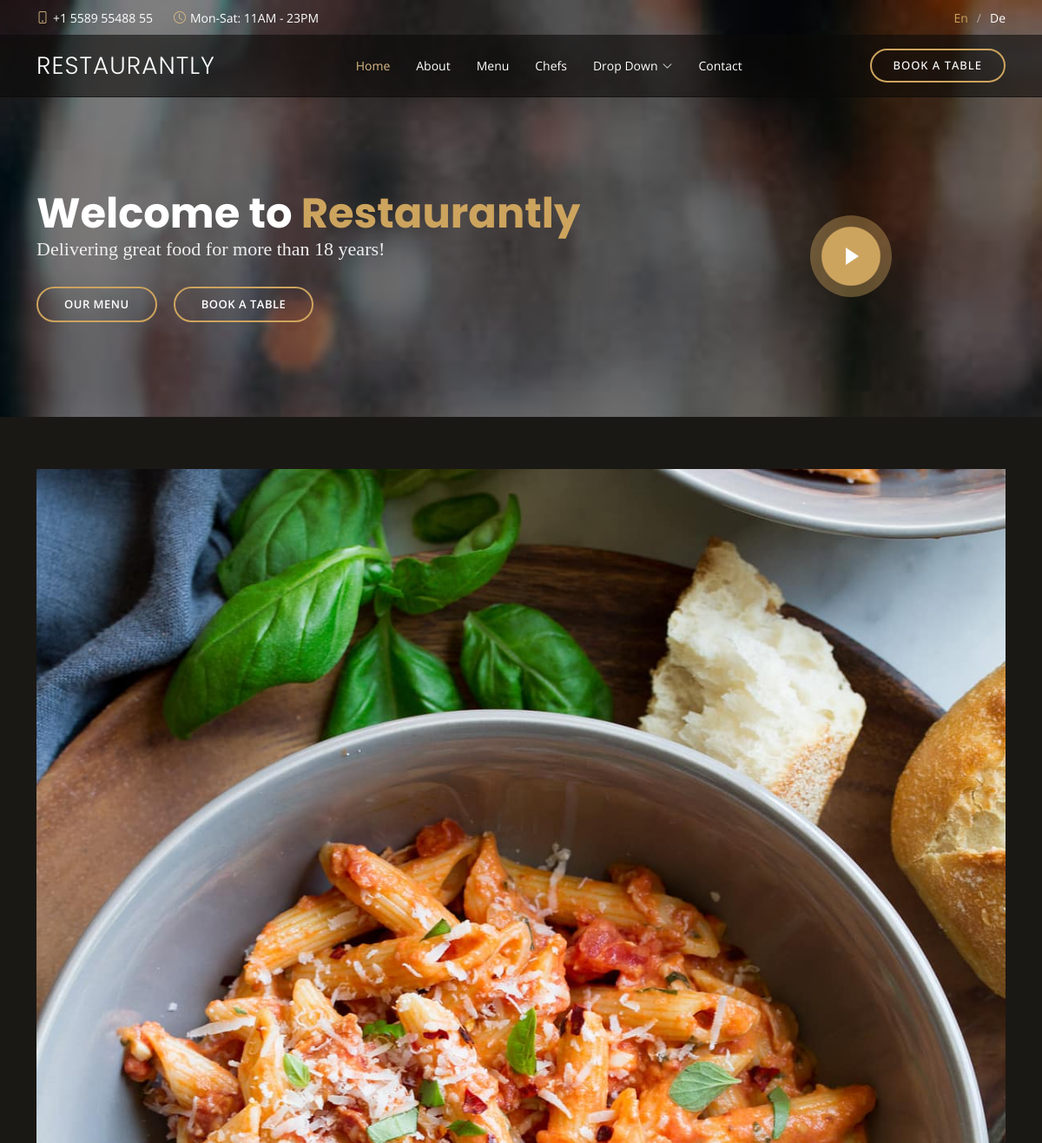
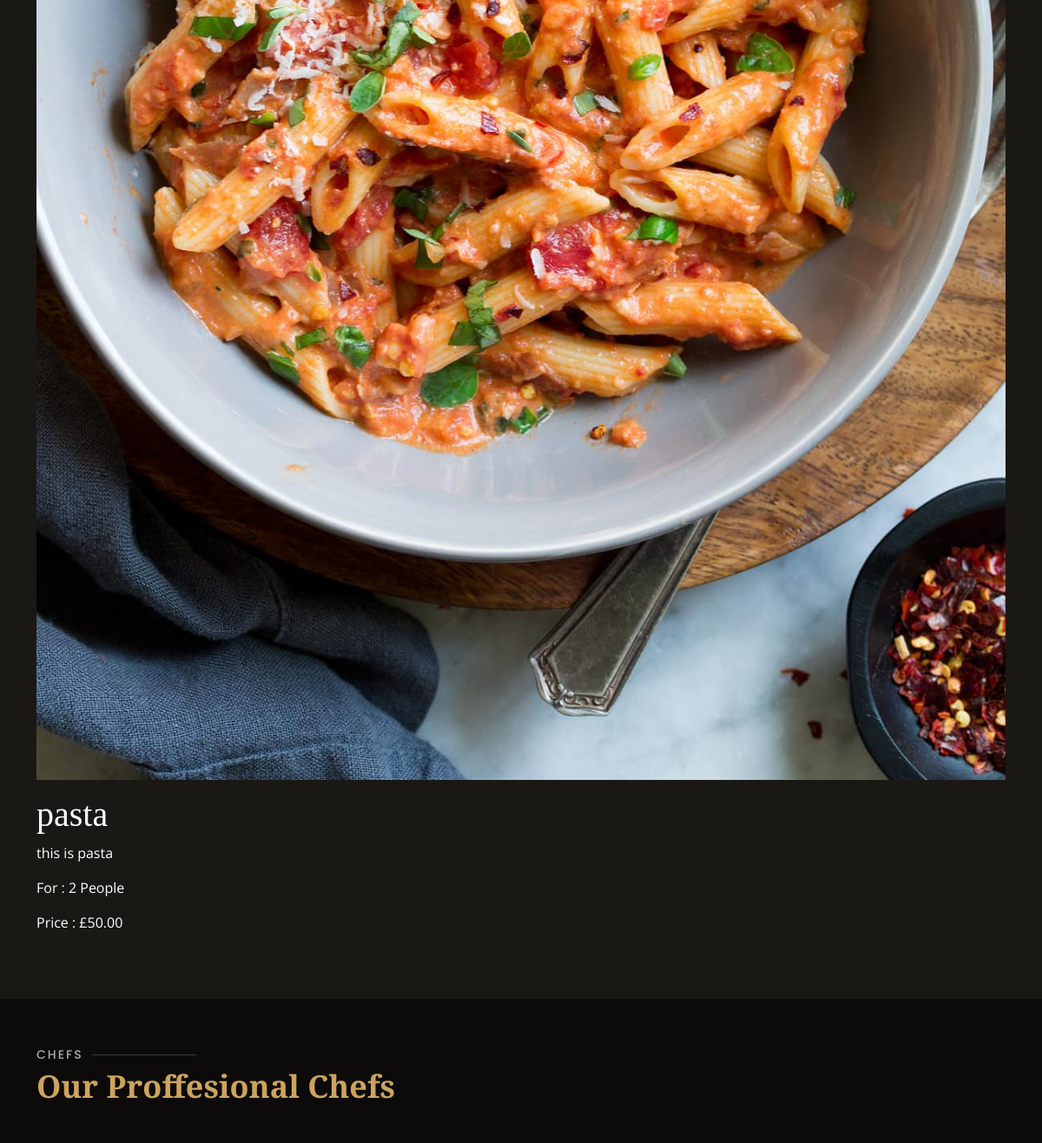
The app's page /hotel/pasta/ (upper part), older data (2 pictures, top to bottom).
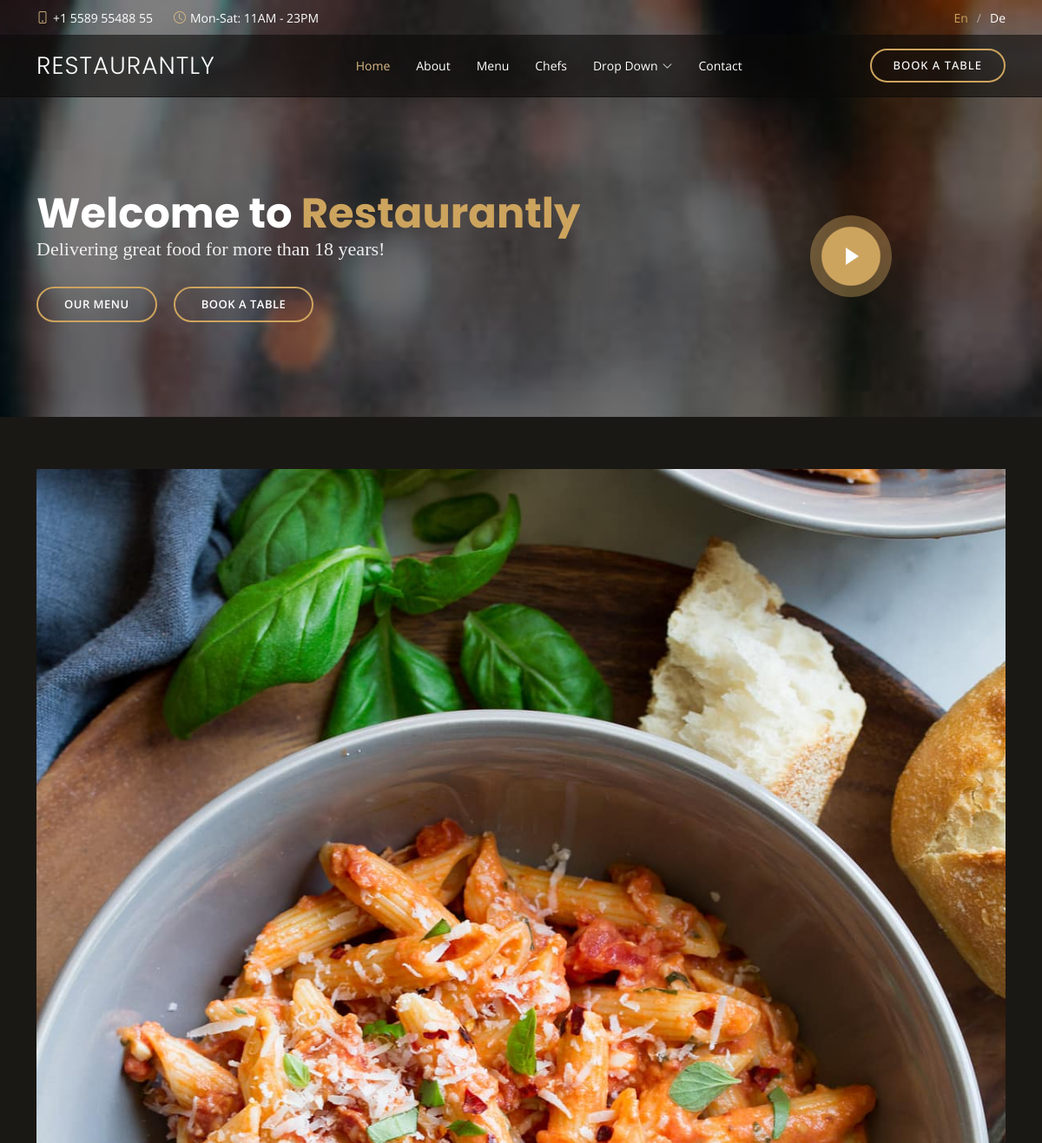
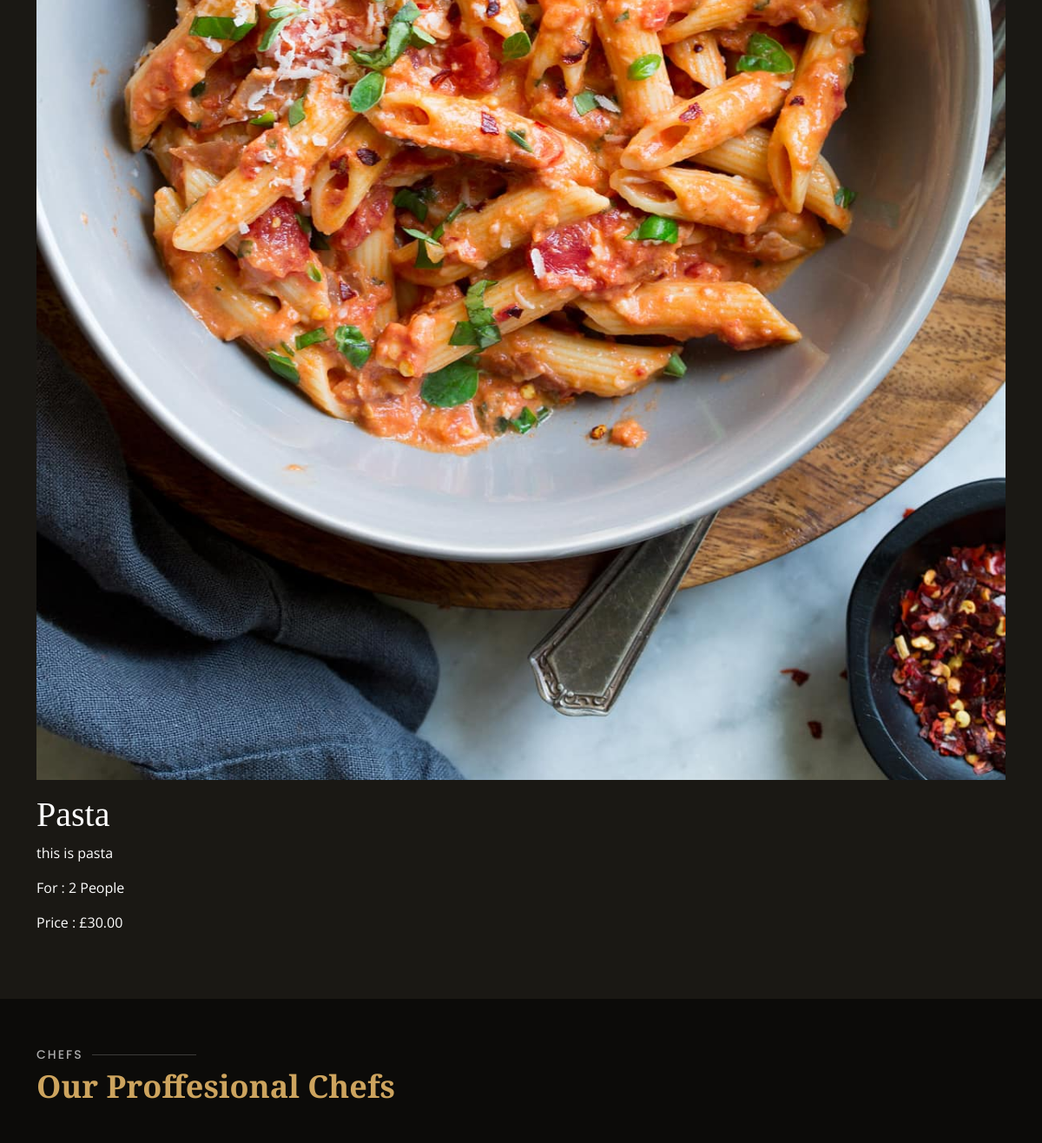
The same page, newer data (2 pictures, top to bottom).
### hotel/models.py (models this page shows, shortened)
class Meals(models.Model):
    name = models.CharField(max_length=50)
    description = models.TextField(max_length=500)
    category = models.ForeignKey('Category', on_delete=models.SET_NULL, null=True)
    people = models.IntegerField()
    price = models.DecimalField(max_length=5, decimal_places=2, max_digits=5)
    image = models.ImageField(upload_to='hotel/')
    slug = models.SlugField(blank=True, null=True)
    class Meta:
        verbose_name = 'meal'
        verbose_name_plural = 'meals'
    def __str__(self):
        return self.name

### hotel/views.py (the view)
# urls.py: path('<slug:slug>/', views.meal_detail, name='meal_detail'),
def meal_detail(request, slug):
    meal_detail = Meals.objects.get(slug=slug)
    context = {'meal_detail':meal_detail}
    return render(request, 'Meals/detail.html', context)

### hotel/templates/Meals/detail.html
{% extends 'base.html' %}
{% load static %}
{% block body %}
            <section id="menu" class="menu section-bg">
                <div class="container" data-aos="fade-up">
                  <div class="row" data-aos="fade-up" data-aos-delay="100">
                    <div class="col-lg-12 d-flex justify-content-center">
                        <img class="image" src="{{ meal_detail.image.url }}" alt="">
                    </div>
                    <div class="text justify-content-center col-lg-12">
                    <h1>{{ meal_detail }}</h1>
                    <p>{{ meal_detail.description }}</p>
                    <p>For : {{meal_detail.people}} People</p>
                    <p>Price : £{{meal_detail.price }}</p>
                </div>
                </div>
            </div>
              </section>
{% endblock body %}

Row changes from the older to the newer data that the page shows:
removed Meals: image (picture), name "pasta", description "this is pasta", people "2", price "50.00"
added Meals: image (picture), name "Pasta", description "this is pasta", people "2", price "30.00"
